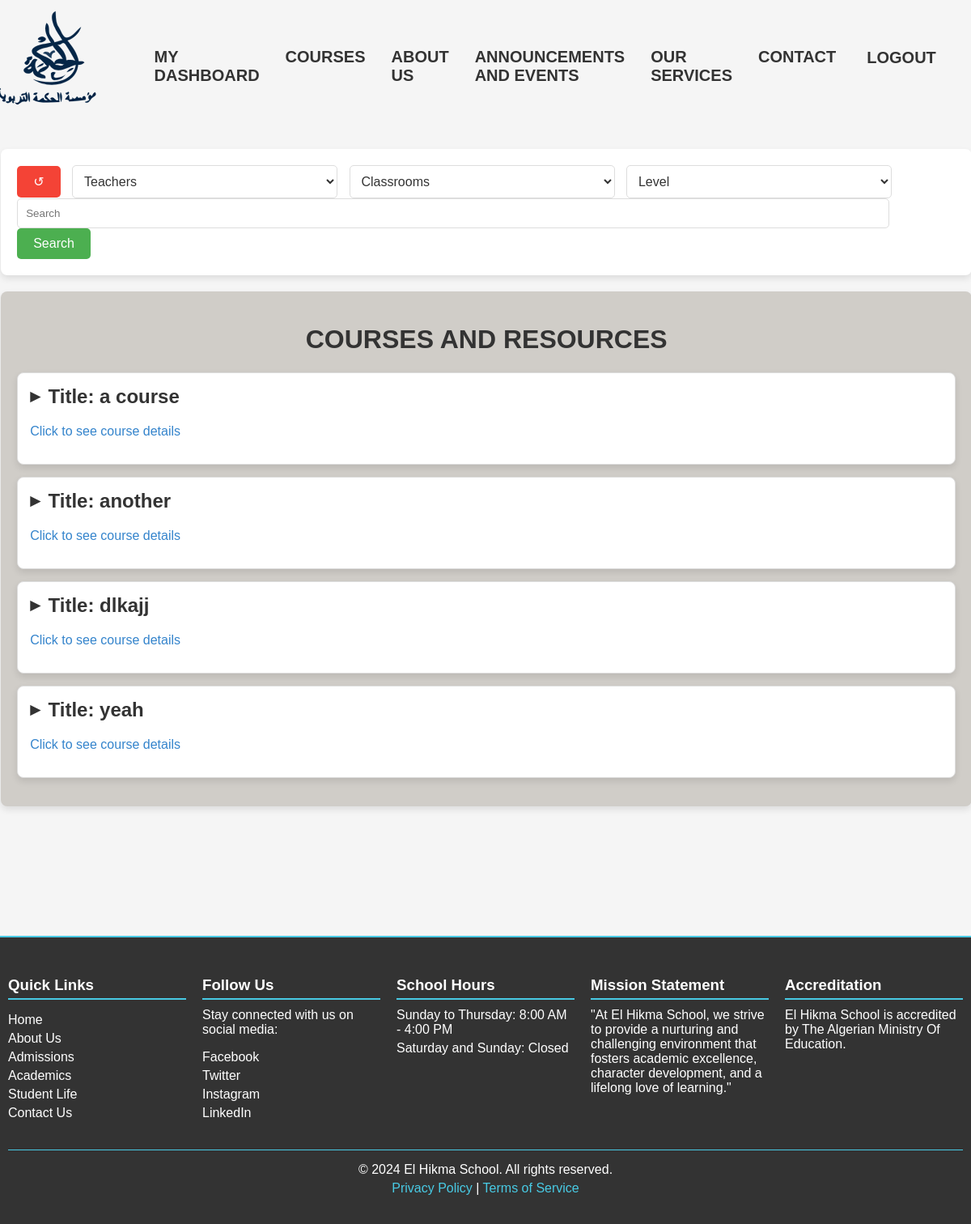
The page /courses/ (signed in) on the database as committed earlier.
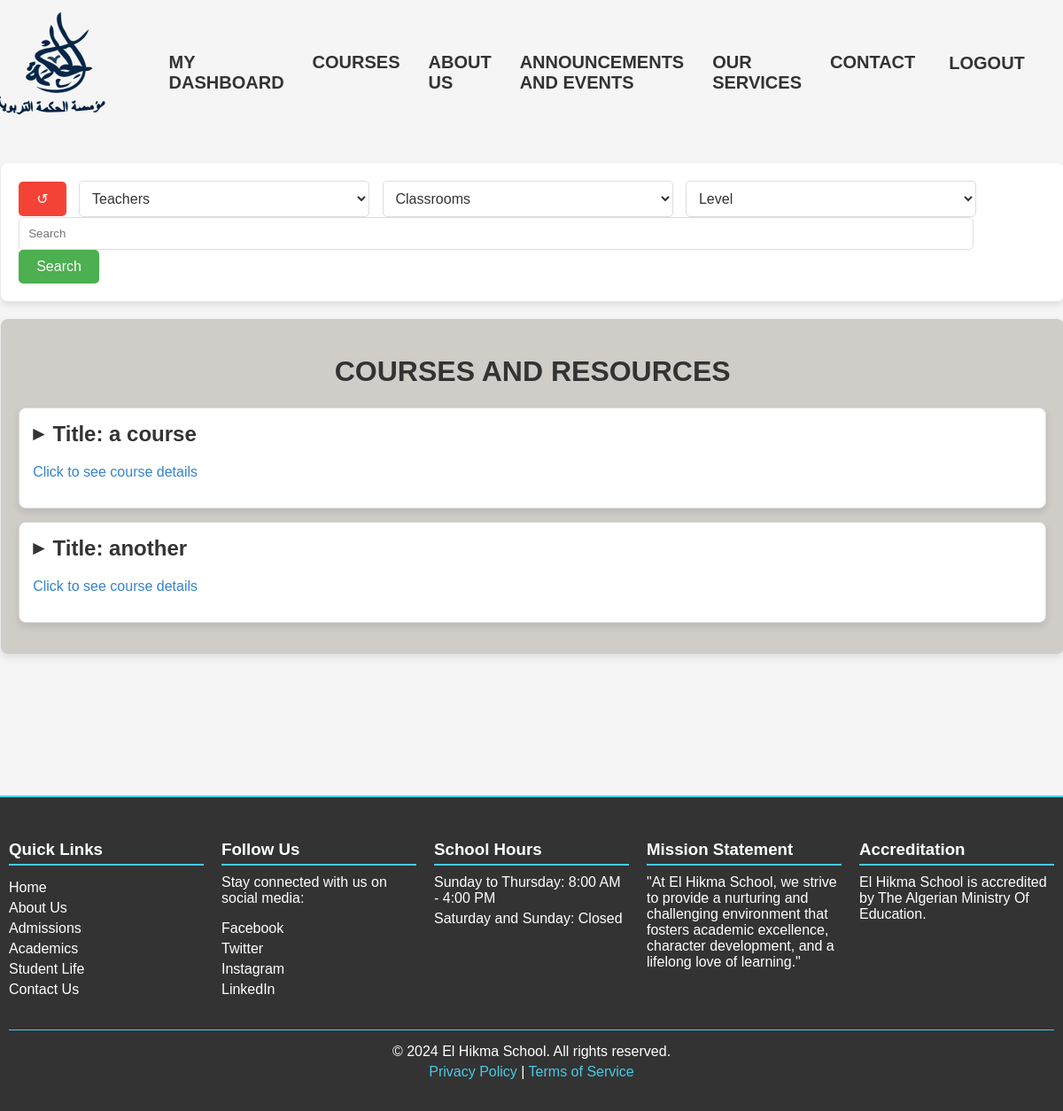
The same page on the database as committed later.
### core/models.py (models this page shows, shortened)
class Courses(models.Model):
    title = models.CharField(max_length=255)
    description = models.TextField()
    level= models.CharField(max_length=5, choices=LEVEL_CHOICES, default='E1')
    subject = models.CharField(max_length=255, null=True, blank=True)
    teacher = models.ForeignKey(Teacher, on_delete=models.CASCADE, related_name='courses')
    is_additional= models.BooleanField(default=False, null=True, blank=True)
    file= models.FileField(upload_to='courses/')
    classroom= models.ForeignKey(Classroom, on_delete=models.SET_NULL, null= True, blank=True, related_name='classroom')
    class Meta:
        verbose_name_plural='Courses'

### core/views.py (the view)
# urls.py: path('courses/', views.view_courses, name='Courses'),
@login_required
def view_courses(request):
    courses = Courses.objects.all()
    teachers = CustomUser.objects.filter(teacher__courses__in=courses).annotate(num_courses=Count('teacher__courses')).order_by('-num_courses')
    classrooms = Classroom.objects.filter(classroom__in=courses).annotate(num_classrooms=Count('classroom')).order_by('-num_classrooms')
    search_query = request.GET.get('search', None)
    level_query = request.GET.get('level', None)  # Get the level query
    teacher_query= request.GET.get('teacher', None)
    classroom_query = request.GET.get('classroom', None)
    if search_query is None or search_query.lower() == 'all':
        courses = Courses.objects.all()
    else:
        courses = Courses.objects.filter(
            Q(title__icontains=search_query) |
            Q(subject__icontains=search_query) |
            Q(classroom__name__icontains=search_query)
        )
    if level_query is not None and level_query != '':
        courses = courses.filter(level=level_query)
    if teacher_query is not None and teacher_query != '':
        courses= courses.filter(teacher__user__username= teacher_query)
    if classroom_query is not None and classroom_query != '':
        courses = courses.filter(classroom__name=classroom_query)
    context = {
        'courses': courses,
        'levels': LEVEL_CHOICES ,
        'teachers': teachers,
        'classrooms': classrooms
    }
    return render(request, 'core/view_courses.html', context)

### core/models.py (called while the page is built)
    def __str__(self):
        return self.user.username

    def __str__(self):
        return self.name

### core/templates/core/view_courses.html (shortened to what the changed rows need)
{% load static %}
<!DOCTYPE html>
<html lang="en">
<head>
    <link rel="stylesheet" type="text/css" href="{% static 'css/courses-home.css' %}">
</head>
<body>
    <div class="container">
        <div class="courses">
            <h1>COURSES AND RESOURCES</h1>
            {% for course in courses %}
                <div class="course-box">
                    <h2 class="course-title">
                        <span class="arrow">&#x25B6;</span>
                        Title: {{ course.title }}
                    </h2>
                    <p class="click-info" style="color:#3484cc;">Click to see course details</p>
                </div>
            {% endfor %}
        </div>
    </div>
        </body>
        </html>

Rows that differ between the two databases and show on the page:
removed Courses: title "dlkajj"
removed Courses: title "yeah"
